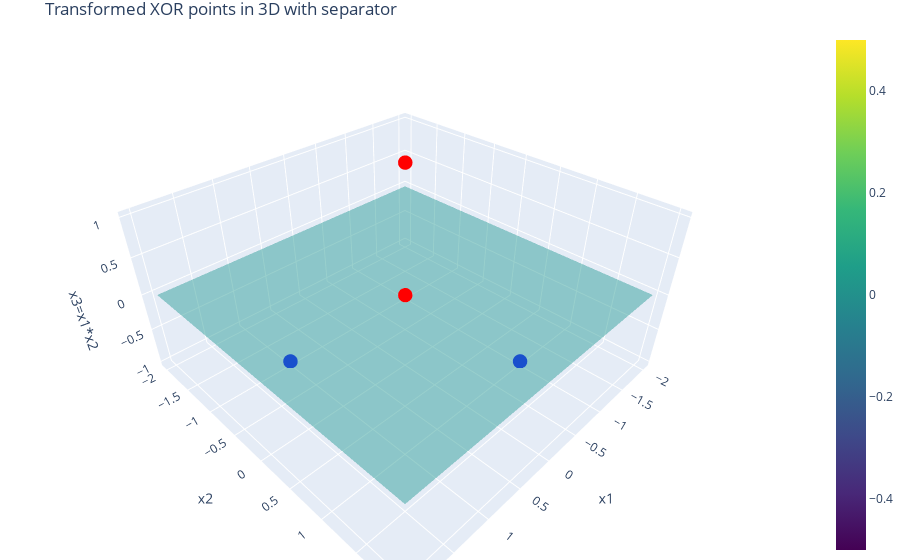

Write notebook code for a chart like this one.
### Code cell
import plotly.graph_objects as go

# Applying the feature transformation to 3D: x1, x2, x1*x2
X_transformed = np.hstack((X, (X[:, 0] * X[:, 1]).reshape(-1,1)))

# Create a Ploty figure
fig = go.Figure()

# Add points to the plot
colors = ['red' if label == 1 else 'blue' for label in y]
fig.add_trace(go.Scatter3d(x=X_transformed[:, 0], y=X_transformed[:, 1], z=X_transformed[:, 2],
                           mode='markers', marker=dict(color=colors, size=5)))

# Define the seperator plane
xx, yy = np.meshgrid(np.linspace(-2, 2, 50), np.linspace(-2, 2, 50))
zz = 0 * xx
fig.add_trace(go.Surface(x=xx, y=yy, z=zz, opacity=0.5, colorscale='Viridis'))

# Set the layout for a better view
fig.update_layout (title='Transformed XOR points in 3D with separator',
                   scene=dict(xaxis_title='x1', yaxis_title='x2', zaxis_title='x3=x1*x2'),
                   margin=dict (l=0, r=0, b=0, t=30))

# Show the figure
fig.show()

### Figure 1 — Plotly figure (JSON) as saved in the notebook; plotly's stock layout.template omitted (floating-point values rounded to 4 significant figures; data arrays with more than 128 entries replaced by an {"elided": "..."} marker saying what was removed)
{"data": [{"marker": {"color": ["red", "red", "blue", "blue"], "size": 5}, "mode": "markers", "type": "scatter3d", "x": [1, -1, 1, -1], "y": [1, -1, -1, 1], "z": [1, 1, -1, -1]}, {"colorscale": [[0, "#440154"], [0.1111, "#482878"], [0.2222, "#3e4989"], [0.3333, "#31688e"], [0.4444, "#26828e"], [0.5556, "#1f9e89"], [0.6667, "#35b779"], [0.7778, "#6ece58"], [0.8889, "#b5de2b"], [1, "#fde725"]], "opacity": 0.5, "type": "surface", "x": {"elided": "50x50 float values"}, "y": {"elided": "50x50 float values"}, "z": {"elided": "50x50 float values"}}], "layout": {"margin": {"b": 0, "l": 0, "r": 0, "t": 30}, "scene": {"xaxis": {"title": {"text": "x1"}}, "yaxis": {"title": {"text": "x2"}}, "zaxis": {"title": {"text": "x3=x1*x2"}}}, "title": {"text": "Transformed XOR points in 3D with separator"}}}
